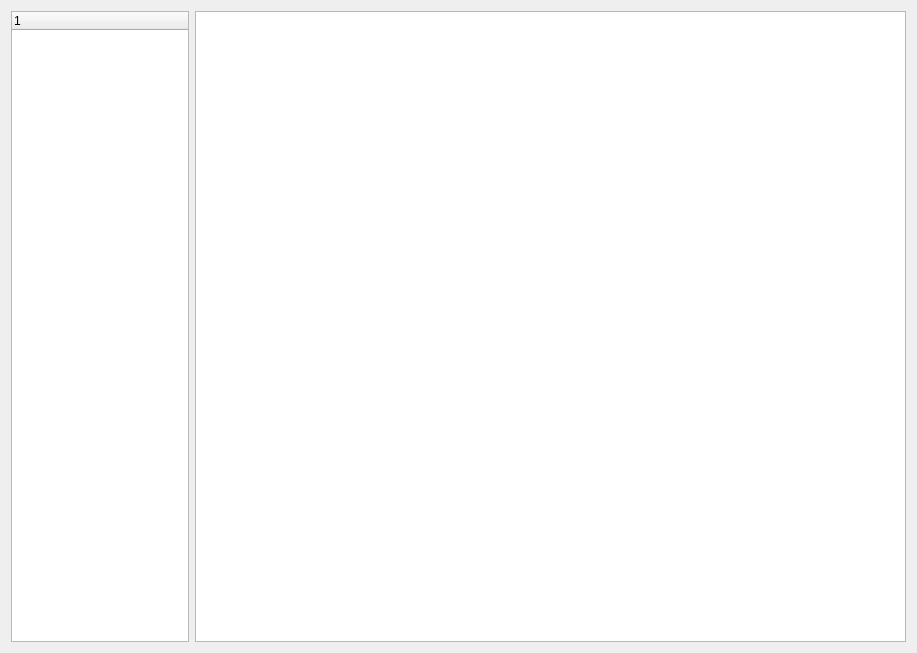
<?xml version="1.0" encoding="UTF-8"?>
<ui version="4.0">
 <class>SettingForm</class>
 <widget class="QWidget" name="SettingForm">
  <property name="geometry">
   <rect>
    <x>0</x>
    <y>0</y>
    <width>917</width>
    <height>653</height>
   </rect>
  </property>
  <property name="windowTitle">
   <string>Form</string>
  </property>
  <layout class="QHBoxLayout" name="horizontalLayout" stretch="1,4">
   <item>
    <widget class="QTreeWidget" name="treeWidget">
     <column>
      <property name="text">
       <string notr="true">1</string>
      </property>
     </column>
    </widget>
   </item>
   <item>
    <widget class="QTableWidget" name="tableWidget"/>
   </item>
  </layout>
 </widget>
 <resources/>
 <connections/>
</ui>
